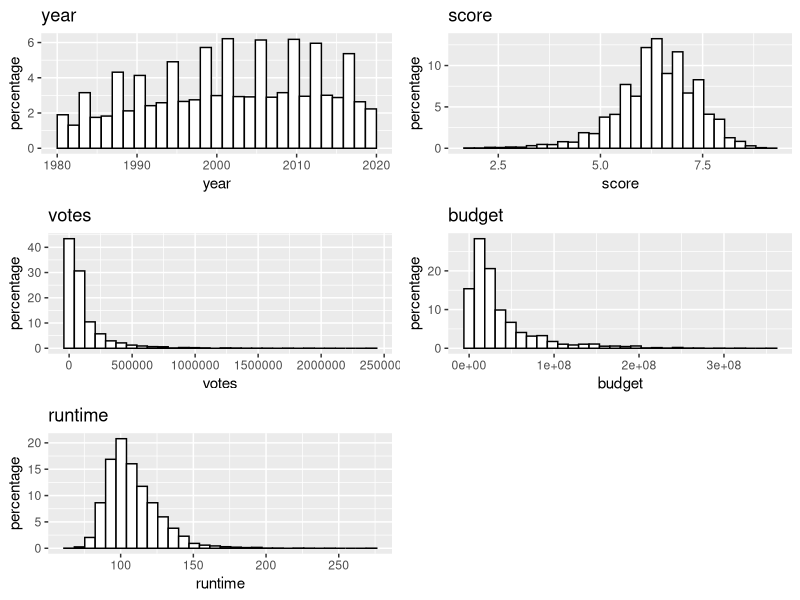
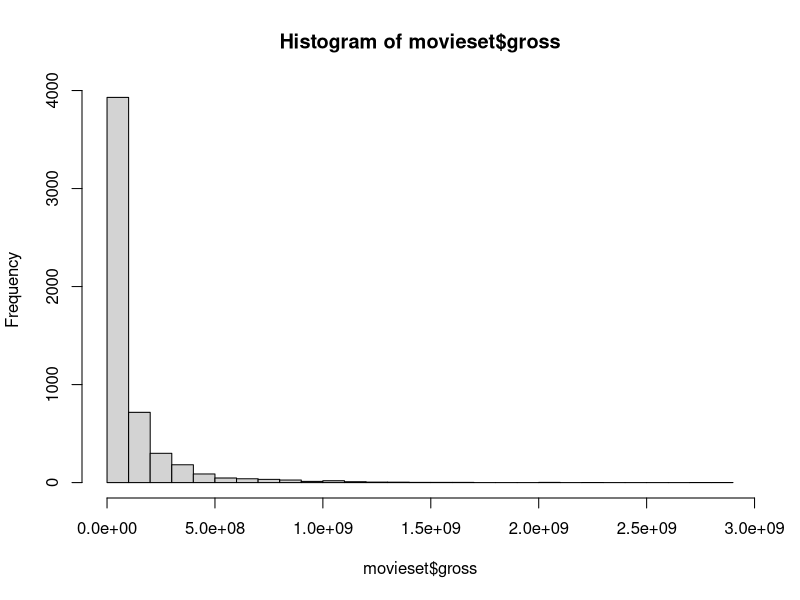
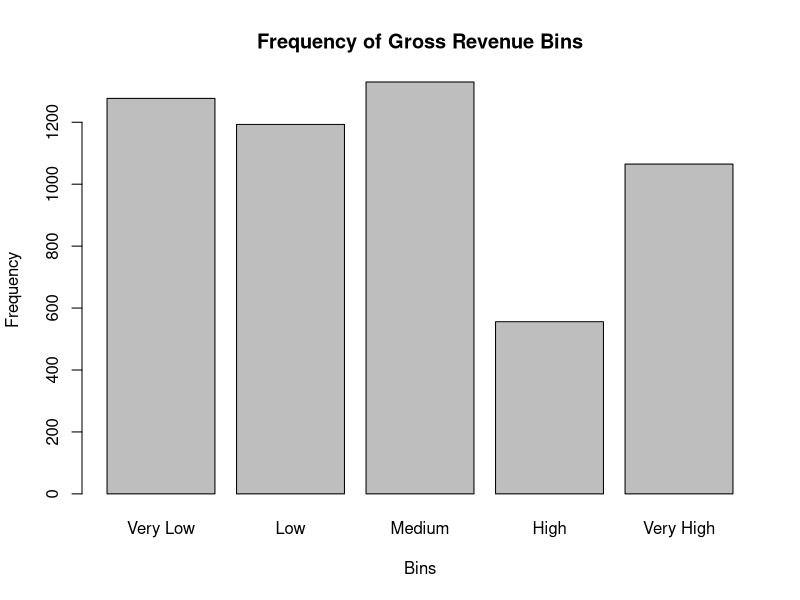
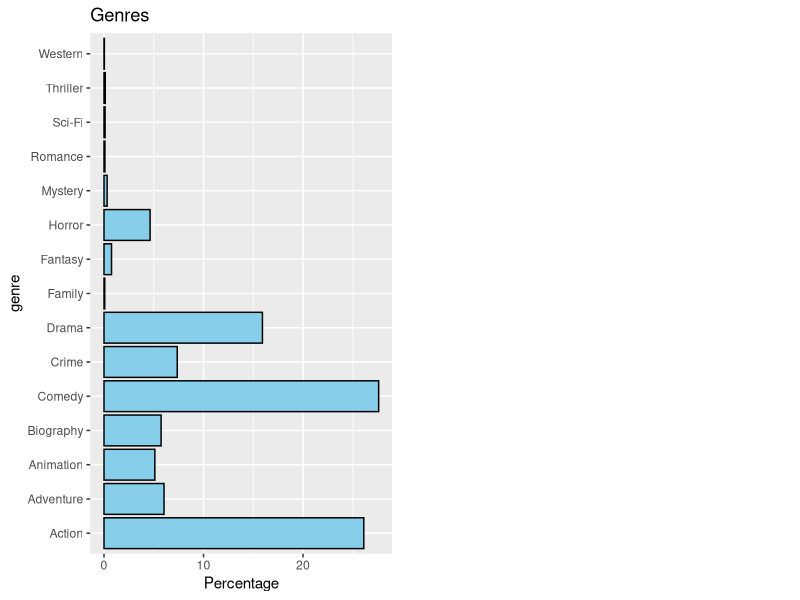
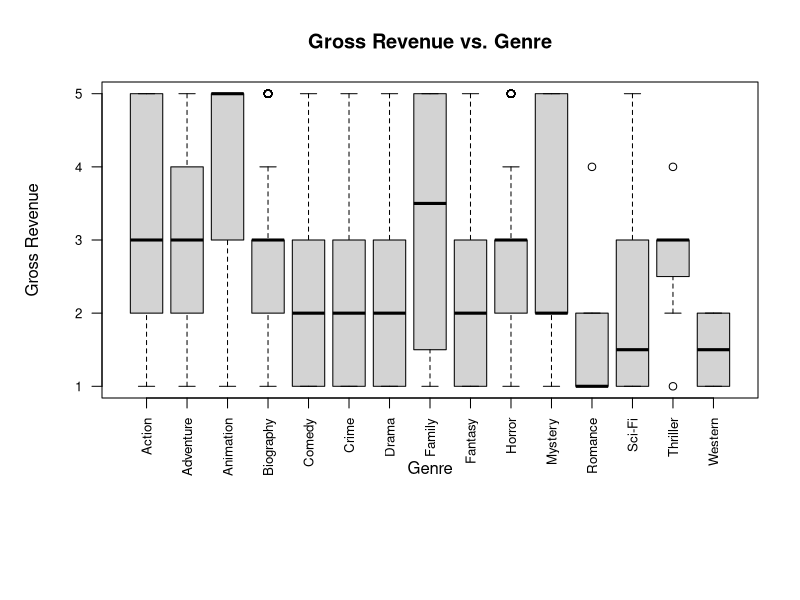
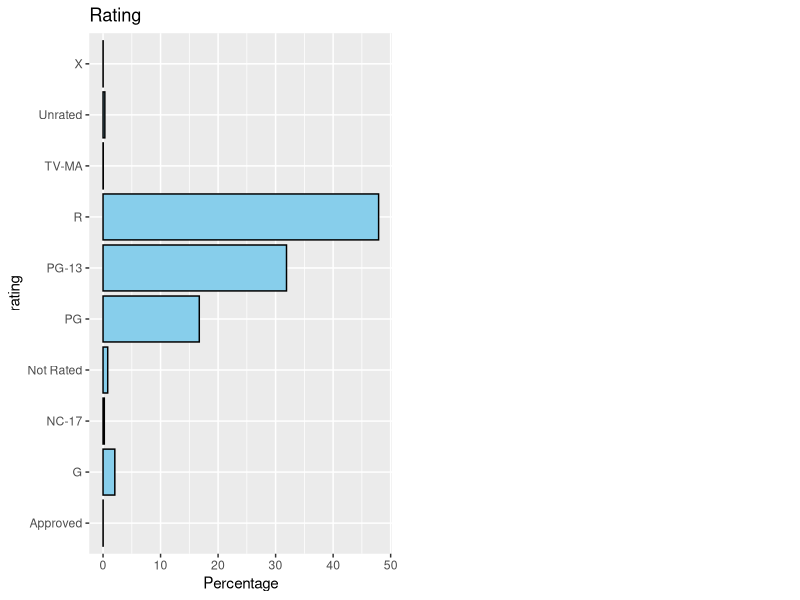
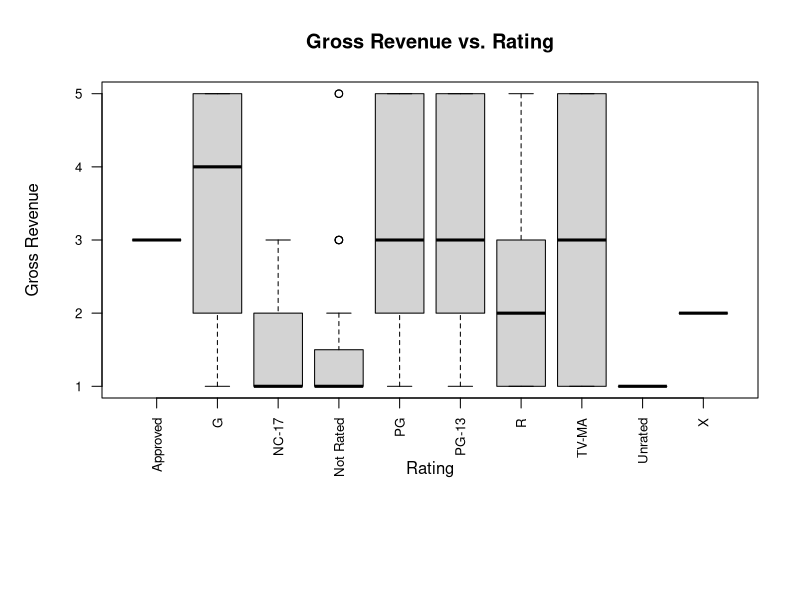
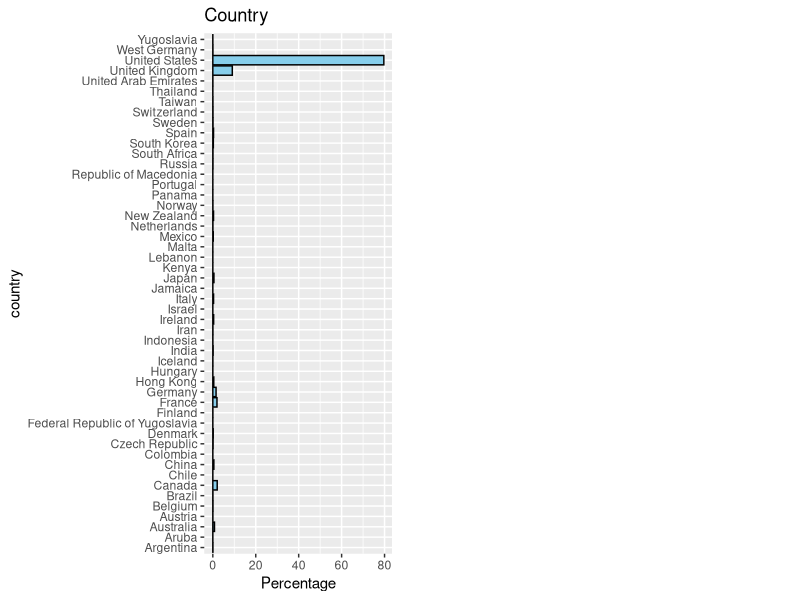

The R source for these figures, in order:
## ---- chunk 1
knitr::opts_chunk$set(echo = TRUE)
## ---- chunk 2
library(dplyr)   
library(readr)  
library(ggplot2)
#library(statsr)
library(gridExtra)
library(corrplot)
library(tidyr)
## ---- chunk 3
movieset <- read.csv("output.csv")
print(movieset)
## ---- chunk 4

p1 <- ggplot(aes(x=year), data=movieset) + 
  geom_histogram(aes(y=100*(..count..)/sum(..count..)), color='black', fill='white') + ylab('percentage') + ggtitle('year')
p2 <- ggplot(aes(x=score), data=movieset) +
  geom_histogram(aes(y=100*(..count..)/sum(..count..)), color='black', fill='white') + ylab('percentage') + ggtitle('score')
p3 <- ggplot(aes(x=votes), data=movieset) +
  geom_histogram(aes(y=100*(..count..)/sum(..count..)), color='black', fill='white') + ylab('percentage') + ggtitle('votes')
p4 <- ggplot(aes(x=budget), data=movieset) +
  geom_histogram(aes(y=100*(..count..)/sum(..count..)), color='black', fill='white') + ylab('percentage') + ggtitle('budget')
p5 <- ggplot(aes(x=runtime), data=movieset) +
  geom_histogram(aes(y=100*(..count..)/sum(..count..)), color='black', fill='white') + ylab('percentage') + ggtitle('runtime')
grid.arrange(p1, p2, p3, p4, p5, ncol=2)

## ---- chunk 5
hist(movieset$gross, breaks = 30)
summary(movieset$gross)

numeric_columns <- names(movieset)[sapply(movieset, is.numeric)]
numeric_columns <- setdiff(numeric_columns, "gross")
numeric_vars <- movieset[, numeric_columns]
print(names(numeric_vars))

correlation_matrix <- cor(numeric_vars)
print(correlation_matrix)
## ---- chunk 6
custom_breaks <- c(0, 10000000, 30000000, 90000000, 150000000, Inf)
bin_labels <- c("Very Low", "Low", "Medium", "High", "Very High")

movieset$gross_equal_width_bins <- cut(movieset$gross, breaks = custom_breaks, labels = bin_labels, include.lowest = TRUE, right = FALSE)

bin_freq <- table(movieset$gross_equal_width_bins)

barplot(bin_freq, 
     main = "Frequency of Gross Revenue Bins",
     xlab = "Bins",
     ylab = "Frequency")

## ---- chunk 7

#Plotting genre to gross frequency
p1 <- ggplot(aes(x = genre), data = movieset) +
  geom_bar(aes(y = 100 * (..count..) / sum(..count..)), fill = "skyblue", color = "black") +
  ylab('Percentage') +
  ggtitle('Genres') +
  coord_flip()


grid.arrange(p1, ncol = 2)

# Create boxplot
boxplot(movieset$gross_equal_width_bins ~ genre, data = movieset,
        main = 'Gross Revenue vs. Genre', 
        xlab = 'Genre', 
        ylab = 'Gross Revenue',
        las = 2,   # Rotate x-axis labels to be vertical
        cex.axis = 0.8, # Reduce the font size of axis labels
        par(mar = c(10, 5, 4, 2) + 0.1)) # Increase the bottom margin


#Plotting rating to gross frequency
p2 <- ggplot(aes(x = rating), data = movieset) +
  geom_bar(aes(y = 100 * (..count..) / sum(..count..)), fill = "skyblue", color = "black") +
  ylab('Percentage') +
  ggtitle('Rating') +
  coord_flip()


grid.arrange(p2, ncol = 2)

# Create boxplot
boxplot(movieset$gross_equal_width_bins ~ rating, data = movieset,
        main = 'Gross Revenue vs. Rating', 
        xlab = 'Rating', 
        ylab = 'Gross Revenue',
        las = 2,   # Rotate x-axis labels to be vertical
        cex.axis = 0.8, # Reduce the font size of axis labels
        par(mar = c(10, 5, 4, 2) + 0.1)) # Increase the bottom margin


#Plotting country to gross frequency
p3 <- ggplot(aes(x = country), data = movieset) +
  geom_bar(aes(y = 100 * (..count..) / sum(..count..)), fill = "skyblue", color = "black") +
  ylab('Percentage') +
  ggtitle('Country') +
  coord_flip()


grid.arrange(p3, ncol = 2)

# Create boxplot
boxplot(movieset$gross_equal_width_bins ~ country, data = movieset,
        main = 'Gross Revenue vs. Country', 
        xlab = 'Country', 
        ylab = 'Gross Revenue',
        las = 2,   # Rotate x-axis labels to be vertical
        cex.axis = 0.8, # Reduce the font size of axis labels
        par(mar = c(10, 5, 4, 2) + 0.1)) # Increase the bottom margin


#Plotting company to gross frequency
p4 <- ggplot(aes(x = company), data = movieset) +
  geom_bar(aes(y = 100 * (..count..) / sum(..count..)), fill = "skyblue", color = "black") +
  ylab('Percentage') +
  ggtitle('Company') +
  coord_flip()

grid.arrange(p4, ncol = 2)

#Plotting director to gross frequency
p5 <- ggplot(aes(x = director), data = movieset) +
  geom_bar(aes(y = 100 * (..count..) / sum(..count..)), fill = "skyblue", color = "black") +
  ylab('Percentage') +
  ggtitle('Director') +
  coord_flip()

grid.arrange(p5, ncol = 2)

#Plotting writer to gross frequency
p6 <- ggplot(aes(x = writer), data = movieset) +
  geom_bar(aes(y = 100 * (..count..) / sum(..count..)), fill = "skyblue", color = "black") +
  ylab('Percentage') +
  ggtitle('Writer') +
  coord_flip()

grid.arrange(p6, ncol = 2)

#Plotting star to gross frequency
p7 <- ggplot(aes(x = star), data = movieset) +
  geom_bar(aes(y = 100 * (..count..) / sum(..count..)), fill = "skyblue", color = "black") +
  ylab('Percentage') +
  ggtitle('Star') +
  coord_flip()

grid.arrange(p7, ncol = 2)


## ---- chunk 8
set.seed(2017)
split <- sample(seq_len(nrow(movieset)), size = floor(0.7 * nrow(movieset)))
train <- movieset[split, ]
test <- movieset[-split, ]
dim(train)
dim(test)
